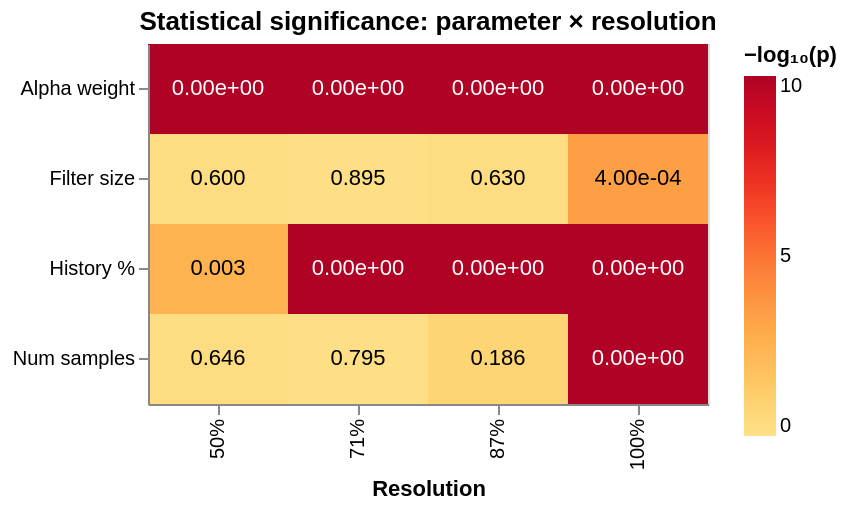

Here is the notebook cell this chart was saved with:
### Code cell
import altair as alt
import pandas as pd
import numpy as np

# Build long-form dataframe from results_df
plot_data = []
for _, row in results_df.iterrows():
    plot_data.append({
        'parameter':  row['parameter'],
        'resolution': f"{row['resolution']}%",
        'log_p_kw':   -np.log10(max(row['kw_p'], 1e-300)),
        'log_p_anova':-np.log10(max(row['anova_p'], 1e-300)),
        'kw_p':       row['kw_p'],
        'anova_p':    row['anova_p'],
        'kw_p_str':   f"{row['kw_p']:.2e}" if row['kw_p'] < 0.001 else f"{row['kw_p']:.3f}",
        'anova_p_str':f"{row['anova_p']:.2e}" if row['anova_p'] < 0.001 else f"{row['anova_p']:.3f}",
    })

df_plot = pd.DataFrame(plot_data)

param_order = ['alpha_weight', 'filter_size', 'hist_percent', 'num_samples']
param_labels = {'alpha_weight': 'Alpha weight', 'filter_size': 'Filter size',
                'hist_percent': 'History %',    'num_samples': 'Num samples'}
df_plot['parameter_label'] = df_plot['parameter'].map(param_labels)
param_label_order = [param_labels[p] for p in param_order]
res_order = ['50%', '71%', '87%', '100%']

def make_heatmap(df, color_col, text_col, title):
    heatmap = alt.Chart(df).mark_rect().encode(
        x=alt.X('resolution:O', sort=res_order, title='Resolution'),
        y=alt.Y('parameter_label:O', sort=param_label_order, title=None),
        color=alt.Color(f'{color_col}:Q',
               scale=alt.Scale(scheme='yelloworangered', domain=[0, 10], clamp=True),
               legend=alt.Legend(title='−log₁₀(p)')),
    )

    text = alt.Chart(df).mark_text(fontSize=11).encode(
        x=alt.X('resolution:O', sort=res_order),
        y=alt.Y('parameter_label:O', sort=param_label_order),
        text=alt.Text(f'{text_col}:N'),
        color=alt.condition(
            alt.datum[color_col] > 5,
            alt.value('white'),
            alt.value('black')
        )
    )

    return (heatmap + text).properties(
        title=title, width=280, height=180
    )

kw_chart    = make_heatmap(df_plot, 'log_p_kw',    'kw_p_str',    'Kruskal-Wallis')
anova_chart = make_heatmap(df_plot, 'log_p_anova', 'anova_p_str', 'ANOVA')

chart = (kw_chart).properties(
    title=alt.TitleParams(
        'Statistical significance: parameter × resolution',
        anchor='middle'
    )
)

chart.show()

import vl_convert as vlc

vg_json = chart.to_dict()
png_data = vlc.vegalite_to_png(vg_json, scale=3)
with open('KW-test.png', 'wb') as f:
    f.write(png_data)

### Figure 1 — Vega-Lite specification as saved in the notebook (floating-point values rounded to 4 significant figures)
{"config": {"view": {"continuousWidth": 300, "continuousHeight": 300}}, "layer": [{"mark": {"type": "rect"}, "encoding": {"color": {"field": "log_p_kw", "legend": {"title": "−log₁₀(p)"}, "scale": {"clamp": true, "domain": [0, 10], "scheme": "yelloworangered"}, "type": "quantitative"}, "x": {"field": "resolution", "sort": ["50%", "71%", "87%", "100%"], "title": "Resolution", "type": "ordinal"}, "y": {"field": "parameter_label", "sort": ["Alpha weight", "Filter size", "History %", "Num samples"], "title": null, "type": "ordinal"}}}, {"mark": {"type": "text", "fontSize": 11}, "encoding": {"color": {"condition": {"test": "(datum['log_p_kw'] > 5)", "value": "white"}, "value": "black"}, "text": {"field": "kw_p_str", "type": "nominal"}, "x": {"field": "resolution", "sort": ["50%", "71%", "87%", "100%"], "type": "ordinal"}, "y": {"field": "parameter_label", "sort": ["Alpha weight", "Filter size", "History %", "Num samples"], "type": "ordinal"}}}], "data": {"name": "data-696965f15e0b03b8e30eb4bf75684517"}, "height": 180, "title": {"text": "Statistical significance: parameter × resolution", "anchor": "middle"}, "width": 280, "$schema": "https://vega.github.io/schema/vega-lite/v6.1.0.json", "datasets": {"data-696965f15e0b03b8e30eb4bf75684517": [{"parameter": "alpha_weight", "resolution": "50%", "log_p_kw": 300.0, "log_p_anova": 300.0, "kw_p": 0.0, "anova_p": 0.0, "kw_p_str": "0.00e+00", "anova_p_str": "0.00e+00", "parameter_label": "Alpha weight"}, {"parameter": "alpha_weight", "resolution": "71%", "log_p_kw": 300.0, "log_p_anova": 300.0, "kw_p": 0.0, "anova_p": 0.0, "kw_p_str": "0.00e+00", "anova_p_str": "0.00e+00", "parameter_label": "Alpha weight"}, {"parameter": "alpha_weight", "resolution": "87%", "log_p_kw": 300.0, "log_p_anova": 300.0, "kw_p": 0.0, "anova_p": 0.0, "kw_p_str": "0.00e+00", "anova_p_str": "0.00e+00", "parameter_label": "Alpha weight"}, {"parameter": "alpha_weight", "resolution": "100%", "log_p_kw": 300.0, "log_p_anova": 300.0, "kw_p": 0.0, "anova_p": 0.0, "kw_p_str": "0.00e+00", "anova_p_str": "0.00e+00", "parameter_label": "Alpha weight"}, {"parameter": "filter_size", "resolution": "50%", "log_p_kw": 0.222, "log_p_anova": 0.02947, "kw_p": 0.5998, "anova_p": 0.9344, "kw_p_str": "0.600", "anova_p_str": "0.934", "parameter_label": "Filter size"}, {"parameter": "filter_size", "resolution": "71%", "log_p_kw": 0.04813, "log_p_anova": 0.001784, "kw_p": 0.8951, "anova_p": 0.9959, "kw_p_str": "0.895", "anova_p_str": "0.996", "parameter_label": "Filter size"}, {"parameter": "filter_size", "resolution": "87%", "log_p_kw": 0.2008, "log_p_anova": 0.003138, "kw_p": 0.6298, "anova_p": 0.9928, "kw_p_str": "0.630", "anova_p_str": "0.993", "parameter_label": "Filter size"}, {"parameter": "filter_size", "resolution": "100%", "log_p_kw": 3.398, "log_p_anova": 3.222, "kw_p": 0.0004, "anova_p": 0.0006, "kw_p_str": "4.00e-04", "anova_p_str": "6.00e-04", "parameter_label": "Filter size"}, {"parameter": "hist_percent", "resolution": "50%", "log_p_kw": 2.538, "log_p_anova": 1.407, "kw_p": 0.0029, "anova_p": 0.0392, "kw_p_str": "0.003", "anova_p_str": "0.039", "parameter_label": "History %"}, {"parameter": "hist_percent", "resolution": "71%", "log_p_kw": 300.0, "log_p_anova": 300.0, "kw_p": 0.0, "anova_p": 0.0, "kw_p_str": "0.00e+00", "anova_p_str": "0.00e+00", "parameter_label": "History %"}, {"parameter": "hist_percent", "resolution": "87%", "log_p_kw": 300.0, "log_p_anova": 300.0, "kw_p": 0.0, "anova_p": 0.0, "kw_p_str": "0.00e+00", "anova_p_str": "0.00e+00", "parameter_label": "History %"}, {"parameter": "hist_percent", "resolution": "100%", "log_p_kw": 300.0, "log_p_anova": 300.0, "kw_p": 0.0, "anova_p": 0.0, "kw_p_str": "0.00e+00", "anova_p_str": "0.00e+00", "parameter_label": "History %"}, {"parameter": "num_samples", "resolution": "50%", "log_p_kw": 0.1896, "log_p_anova": 0.1713, "kw_p": 0.6462, "anova_p": 0.6741, "kw_p_str": "0.646", "anova_p_str": "0.674", "parameter_label": "Num samples"}, {"parameter": "num_samples", "resolution": "71%", "log_p_kw": 0.0998, "log_p_anova": 0.04001, "kw_p": 0.7947, "anova_p": 0.912, "kw_p_str": "0.795", "anova_p_str": "0.912", "parameter_label": "Num samples"}, {"parameter": "num_samples", "resolution": "87%", "log_p_kw": 0.7312, "log_p_anova": 0.0253, "kw_p": 0.1857, "anova_p": 0.9434, "kw_p_str": "0.186", "anova_p_str": "0.943", "parameter_label": "Num samples"}, {"parameter": "num_samples", "resolution": "100%", "log_p_kw": 300.0, "log_p_anova": 300.0, "kw_p": 0.0, "anova_p": 0.0, "kw_p_str": "0.00e+00", "anova_p_str": "0.00e+00", "parameter_label": "Num samples"}]}}
